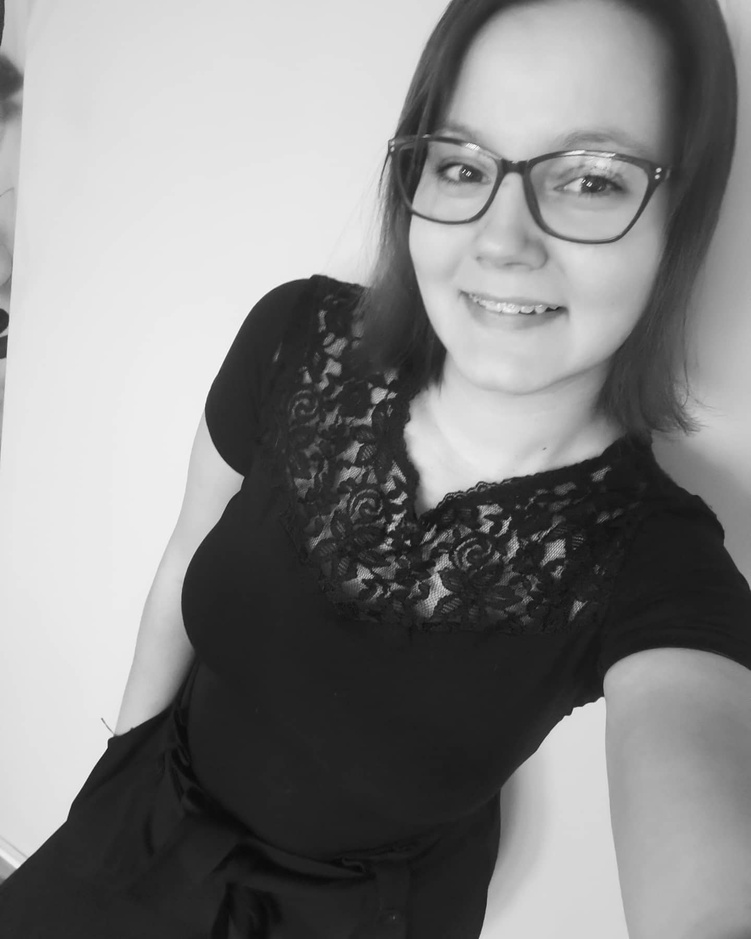
#> input picture Side_projects/face_recognition/labeled_images/110.jpg, 751 x 939 px, shrunk from 1440 x 1800 before the run
$ python face_3.0.rec.py
#> lines starting #> are read from the running program, lines starting #| are printed output that depends on the picture
import cv2
import os
import numpy as np

# Load pre-trained face detection model
face_cascade = cv2.CascadeClassifier('haarcascade_frontalface_default.xml')

# Load face recognition model
face_recognizer = cv2.face_LBPHFaceRecognizer.create()
face_recognizer.read('model.yml')

# Load labeled images and labels
labeled_images_dir = 'labeled_images'
label_dict = {}
id = 0

# Loop over each subdirectory in the labeled images directory
for label_name in os.listdir(labeled_images_dir):
    label_folder_path = os.path.join(labeled_images_dir, label_name)
    if os.path.isdir(label_folder_path):
        label_dict[id] = label_name
        id += 1

# Function to recognize faces in an image
def recognize_faces_in_image(image_path):
#> called with image_path = 'labeled_images/110.jpg'
    uploaded_image = cv2.imread(image_path)
#> uploaded_image is the input picture: shape (939, 751, 3); min 9, max 252, mean 133.5
    gray_uploaded = cv2.cvtColor(uploaded_image, cv2.COLOR_BGR2GRAY)
    faces = face_cascade.detectMultiScale(gray_uploaded, scaleFactor=1.1, minNeighbors=5, minSize=(30, 30))
#> faces = [[361, 46, 349, 349]]

    for (x, y, w, h) in faces:
        face_roi = gray_uploaded[y:y + h, x:x + w]
        label_id, confidence = face_recognizer.predict(face_roi)

        if label_id in label_dict:
            recognized_name = label_dict[label_id]
            print(f"Recognized: {recognized_name} (Confidence: {confidence})")

            cv2.rectangle(uploaded_image, (x, y), (x + w, y + h), (0, 255, 0), 2)
            cv2.putText(uploaded_image, recognized_name, (x, y - 10), cv2.FONT_HERSHEY_SIMPLEX, 0.9, (0, 255, 0), 2)
        else:
            print(f"Unrecognized label ID: {label_id}")
#> this loop made 1 pass
#> (x, y, w, h, label_id, confidence) on pass 1: (361, 46, 349, 349, 0, 67.34)
#| Unrecognized label ID: 0
#> pass 1, in recognize_faces_in_image, `face_roi = gray_uploaded[y:y + h, x:x + w]`:
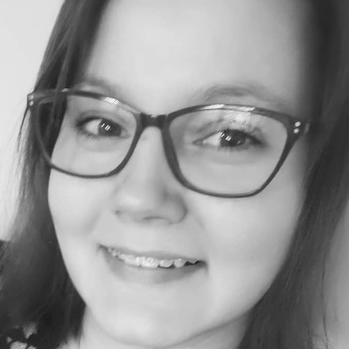
#> face_roi: shape (349, 349); min 24, max 251, mean 147.1

    cv2.imshow('Image', uploaded_image)
    cv2.waitKey(0)
    cv2.destroyAllWindows()

# Load and recognize faces in uploaded images
image_filenames = ['labeled_images/110.jpg']

for filename in image_filenames:
    recognize_faces_in_image(filename)

$ run again, with Side_projects/face_recognition/labeled_images/000111.jpg copied over Side_projects/face_recognition/labeled_images/110.jpg
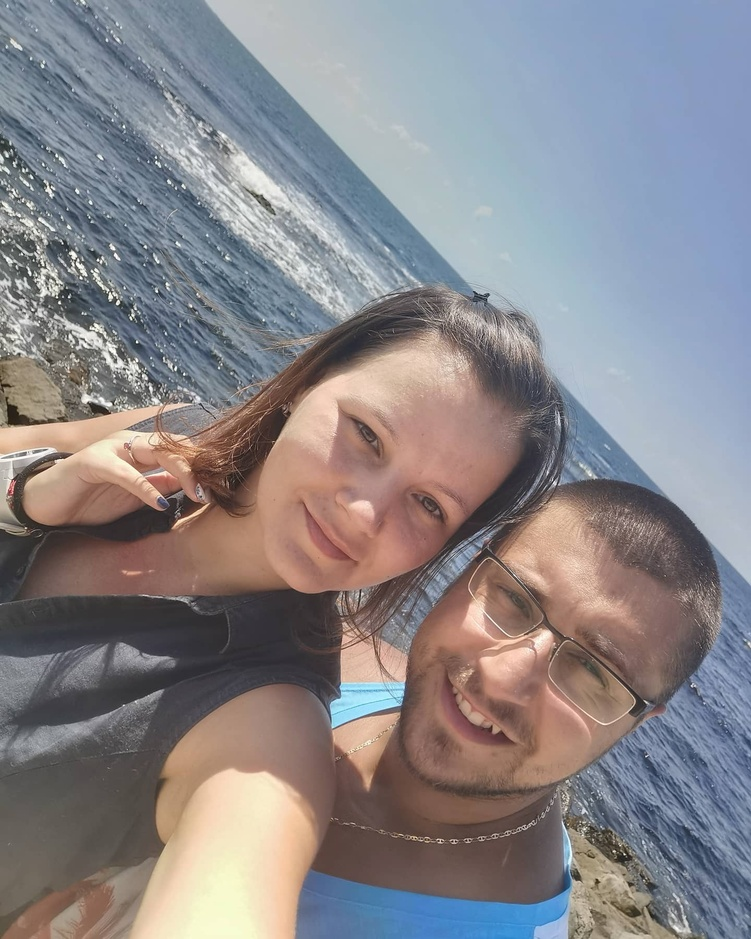
#> input picture Side_projects/face_recognition/labeled_images/000111.jpg, 751 x 939 px, shrunk from 1440 x 1800 before the run
#> in recognize_faces_in_image, uploaded_image is the input picture: shape (939, 751, 3); mean B, G, R 137.7, 134, 137.4
#> in recognize_faces_in_image, `gray_uploaded = cv2.cvtColor(uploaded_image, cv2.COLOR_BGR2GRAY)`:
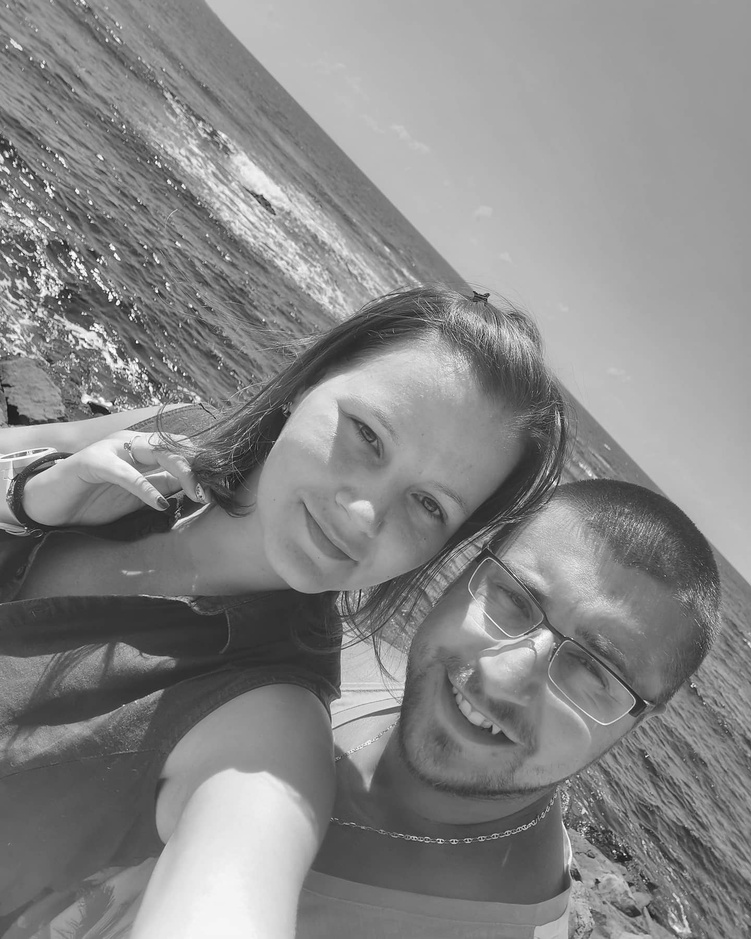
#> gray_uploaded: shape (939, 751); min 13, max 255, mean 135.4
#> faces = ()

$ run again, with Side_projects/face_recognition/labeled_images/000222.jpg copied over Side_projects/face_recognition/labeled_images/110.jpg
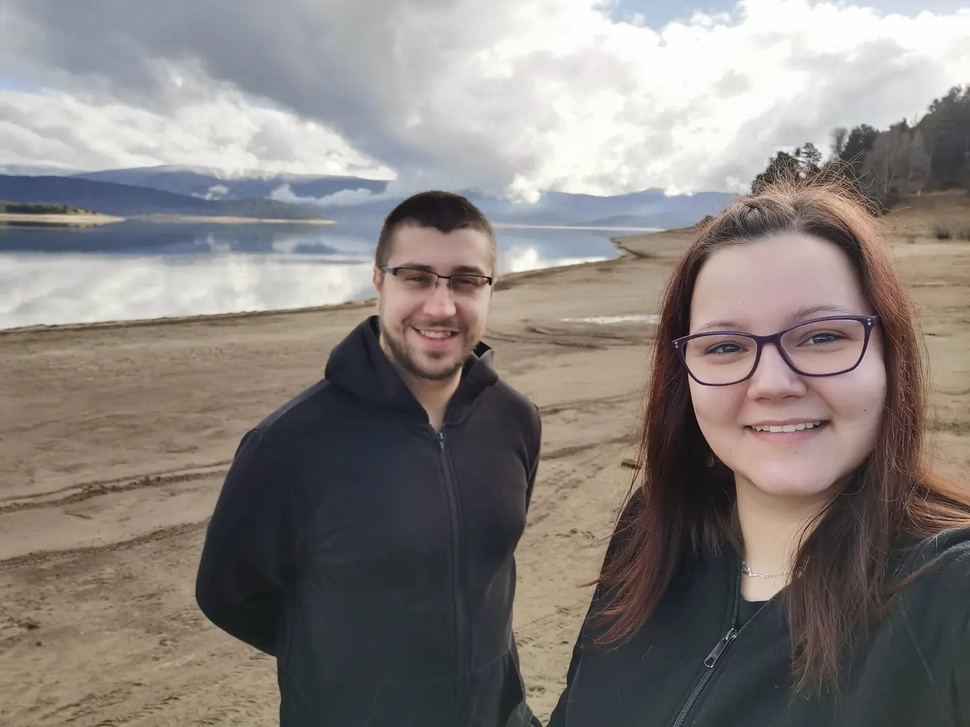
#> input picture Side_projects/face_recognition/labeled_images/000222.jpg, 970 x 727 px, shrunk from 1440 x 1080 before the run
#> in recognize_faces_in_image, uploaded_image is the input picture: shape (727, 970, 3); mean B, G, R 124.7, 128.2, 134.7
#> faces = [[366, 224, 146, 146], [662, 254, 227, 227]]
#> the loop in recognize_faces_in_image, `for (x, y, w, h) in faces:` made 2 passes
#> (x, y, w, h, label_id, confidence) on passes 1 to 2: (366, 224, 146, 146, 0, 92.88), (662, 254, 227, 227, 0, 80.01)
#> (printed output is left out)
#> pass 1, in recognize_faces_in_image, `face_roi = gray_uploaded[y:y + h, x:x + w]`:
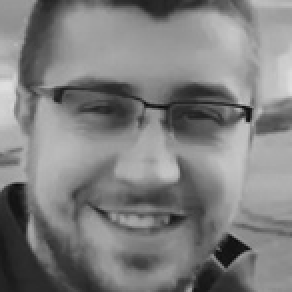
#> face_roi: shape (146, 146) (shown 2 times larger); min 13, max 224, mean 126.7
#> pass 2, in recognize_faces_in_image, `face_roi = gray_uploaded[y:y + h, x:x + w]`:
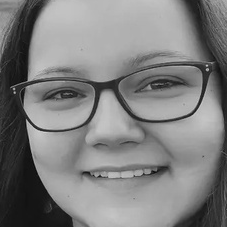
#> face_roi: shape (227, 227); min 2, max 210, mean 126.3

$ run again, with Side_projects/face_recognition/labeled_images/001.jpg copied over Side_projects/face_recognition/labeled_images/110.jpg
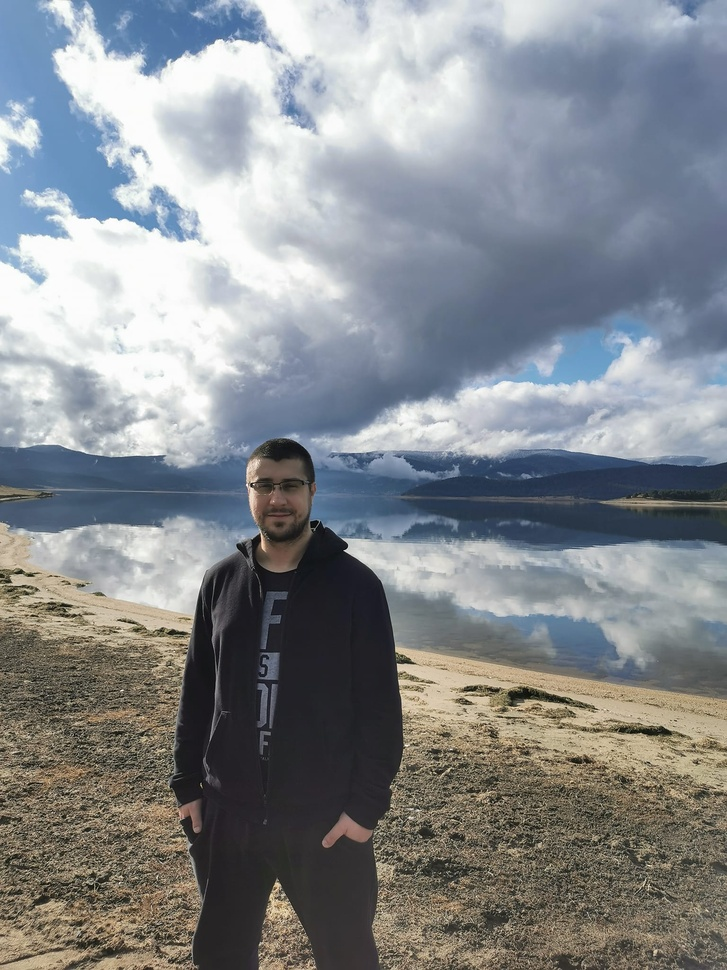
#> input picture Side_projects/face_recognition/labeled_images/001.jpg, 727 x 970 px, shrunk from 1536 x 2048 before the run
#> in recognize_faces_in_image, uploaded_image is the input picture: shape (970, 727, 3); mean B, G, R 141.8, 137.8, 133.7
#> in recognize_faces_in_image, `gray_uploaded = cv2.cvtColor(uploaded_image, cv2.COLOR_BGR2GRAY)`:
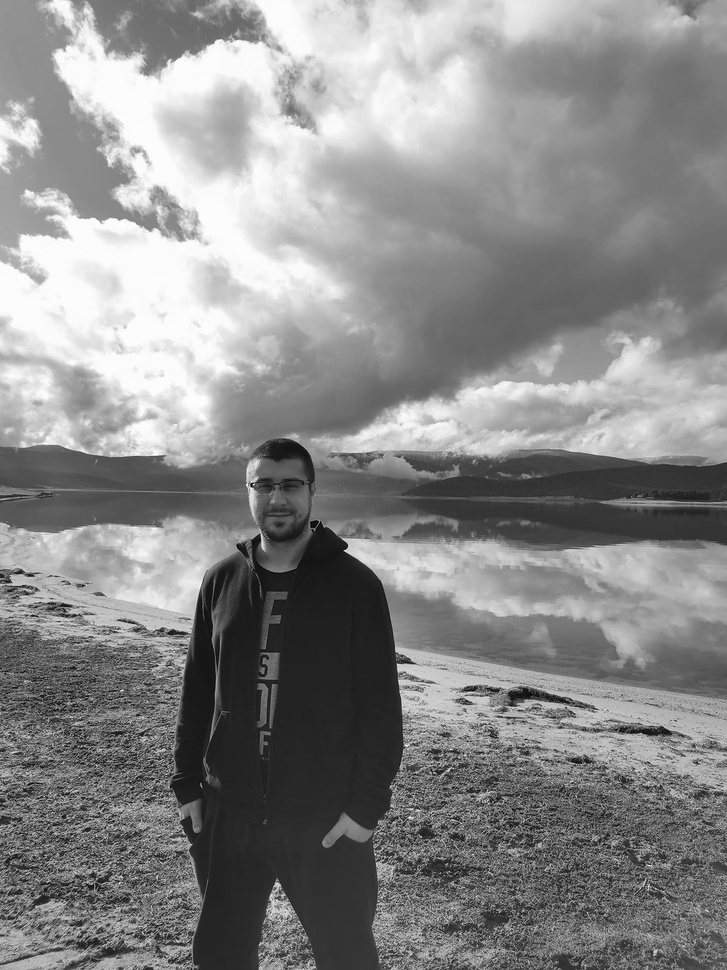
#> gray_uploaded: shape (970, 727); min 1, max 255, mean 137
#> faces = [[240, 458, 75, 75]]
#> the loop in recognize_faces_in_image, `for (x, y, w, h) in faces:` made 1 pass
#> (x, y, w, h, label_id, confidence) on pass 1: (240, 458, 75, 75, 1, 115.4)
#> (printed output is left out)
#> pass 1, in recognize_faces_in_image, `face_roi = gray_uploaded[y:y + h, x:x + w]`:
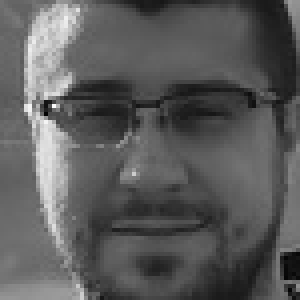
#> face_roi: shape (75, 75) (shown 4 times larger); min 2, max 250, mean 90.9
